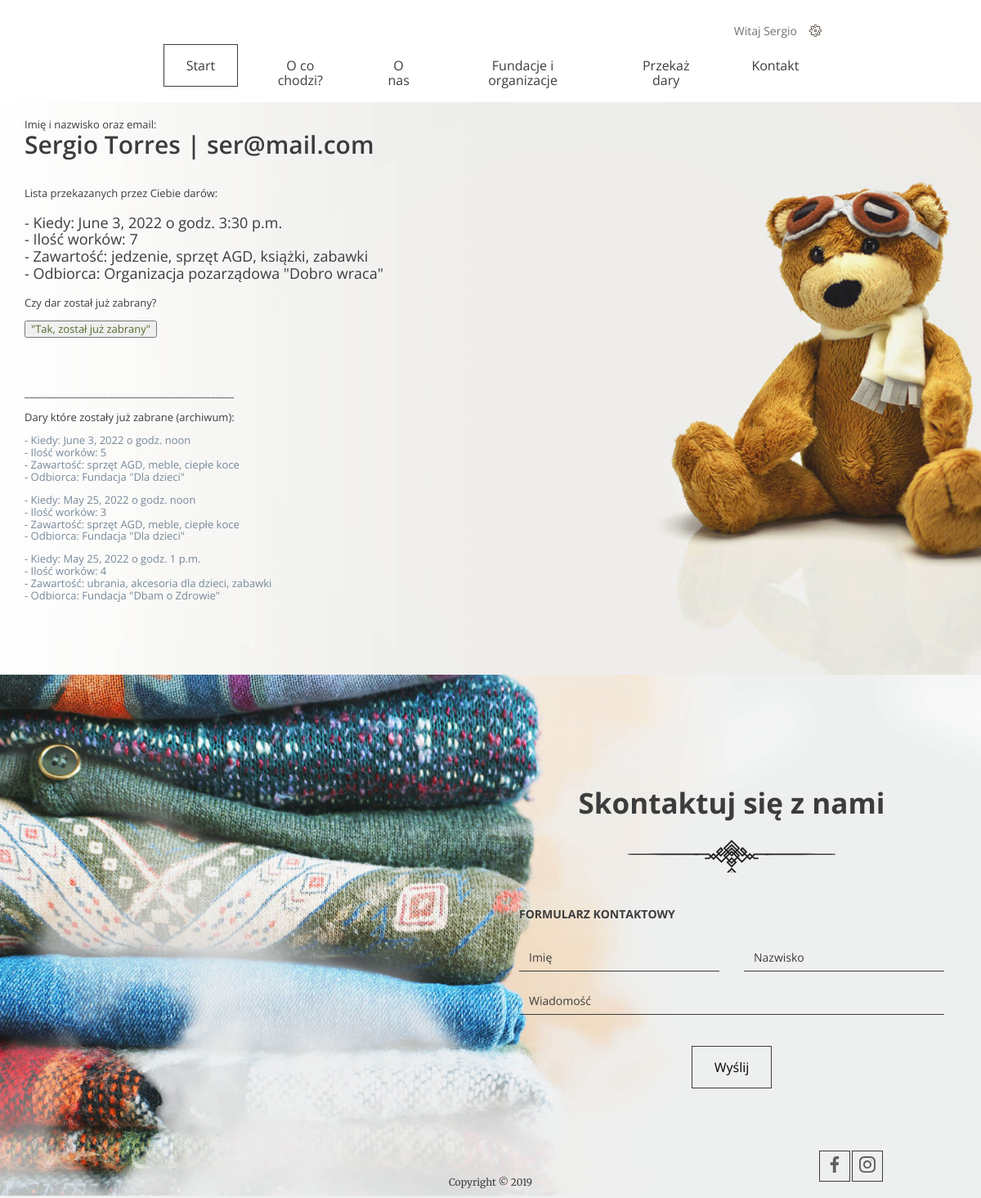
Page /giveAway/user/2/ (signed in) on the committed database.
### accounts/models.py (models this page shows, shortened)
class Account(AbstractUser):
    username = None
    email = models.EmailField(_('email address'), unique=True)
    USERNAME_FIELD = 'email'
    REQUIRED_FIELDS = []
    objects = AccountManager()

class Donation(models.Model):
    quantity = models.IntegerField()
    categories = models.ManyToManyField('Category')
    institution = models.ForeignKey(Institution, on_delete=models.CASCADE)
    phone_number = models.IntegerField()
    address = models.CharField(max_length=64)
    city = models.CharField(max_length=20)
    zip_code = models.IntegerField()
    pick_up_date = models.DateField(auto_now=False)
    pick_up_time = models.TimeField(auto_now=False)
    pick_up_comment = models.TextField(blank=True)
    user = models.ForeignKey(Account, on_delete=models.CASCADE, null=True)
    is_taken = models.BooleanField(default=False)

class Institution(models.Model):
    TYPE_CHOICES = (
        ('1', "Fundacja"),
        ('2', "Organizacja pozarządowa"),
        ('3', "Zbiórka lokalna"),
    )
    name = models.CharField(max_length=32)
    description = models.TextField()
    type = models.CharField(
        max_length = 20,
        choices = TYPE_CHOICES,
        default = '1'
        )
    category = models.ManyToManyField(Category)
    def __str__(self):
        return self.name

class Category(models.Model):
    name = models.CharField(max_length=10)
    def __str__(self):
        return self.name

### giveAway/views.py (the view)
# urls.py: path('user/<int:donation_id>/', UserDetailView.as_view(), name='user-detail'),
class UserDetailView(View):
    def get(self, request, donation_id):
        user = request.user
        user_donations = Donation.objects.filter(user=user)
        donation_to_update = Donation.objects.get(pk=donation_id)
        donation_to_update.is_taken = True
        donation_to_update.save()
        return render(request, 'user.html', {
            'donation_to_update': donation_to_update,
            'user_donations': user_donations
        })

### templates/user.html (shortened to what this page needs)
{% extends 'base.html' %}
{% load static %}
{% block content %}
    <header>
        <nav class="container container--70">
            <ul class="nav--actions">
                <li class="logged-user">
                    Witaj {{ user.first_name }}
                </li>
            </ul>
            {% include 'nav_bar.html' %}
        </nav>
        <section class="form--steps">
            <div class="form--steps-container">
                <div style="font-size: small">
                    Imię i nazwisko oraz email:
                    <h3>{{ user.first_name }} {{ user.last_name }} | {{ user.email }}<br><br></h3>
                    Lista przekazanych przez Ciebie darów:
                    {% for donation in user_donations %}
                        {% if donation.is_taken == False %}
                            <p class="summary" style="font-size: large">
                                <label>  - Kiedy: {{ donation.pick_up_date }} o godz. {{ donation.pick_up_time }}</label>
                                <br><label>  - Ilość worków: {{ donation.quantity }}</label>
                                <br><label>  - Zawartość: {{ donation.institution.category.get_queryset|join:", " }}</label>
                                <br><label>  - Odbiorca: {{ donation.institution.get_type_display }} "{{ donation.institution }}"</label><br>
                            </p>
                            Czy dar został już zabrany?<br><br>
                            <form method="get" action="/giveAway/user/{{ donation.id }}/">
                                <button type="submit" style="color: darkolivegreen">"Tak, został już zabrany"</button>
                            </form><br><br>
                        {% endif %}
                    {% endfor %}
                    <br><br>_____________________________________________<br><br>
                    Dary które zostały już zabrane (archiwum):
                    {% for donation in user_donations %}
                        {% if donation.is_taken == True %}
                            <p  class="summary" style="color:lightslategray; font-size: small">
                                <label>- Kiedy: {{ donation.pick_up_date }} o godz. {{ donation.pick_up_time }}</label>
                                <br><label>- Ilość worków: {{ donation.quantity }}</label>
                                <br><label>- Zawartość: {{ donation.institution.category.get_queryset|join:", " }}</label>
                                <br><label>- Odbiorca: {{ donation.institution.get_type_display }} "{{ donation.institution }}"</label><br>
                            </p>
                        {% endif %}
                    {% endfor %}
                </div>
            </div>
        </section>
    </header>
{% endblock %}

### rows in the picture
Account: first_name "Sergio", last_name "Torres", email "ser@mail.com"
Donation: pick_up_date "June 3, 2022", pick_up_time "3:30 p.m.", quantity "7", institution.category.get_queryset "jedzenie, sprzęt AGD, książki, zabawki", institution.type "Organizacja pozarządowa", institution "Dobro wraca"
Donation: pick_up_date "June 3, 2022", pick_up_time "noon", quantity "5", institution.category.get_queryset "sprzęt AGD, meble, ciepłe koce", institution.type "Fundacja", institution "Dla dzieci"
Donation: pick_up_date "May 25, 2022", pick_up_time "noon", quantity "3", institution.category.get_queryset "sprzęt AGD, meble, ciepłe koce", institution.type "Fundacja", institution "Dla dzieci"
Donation: pick_up_date "May 25, 2022", pick_up_time "1 p.m.", quantity "4", institution.category.get_queryset "ubrania, akcesoria dla dzieci, zabawki", institution.type "Fundacja", institution "Dbam o Zdrowie"
